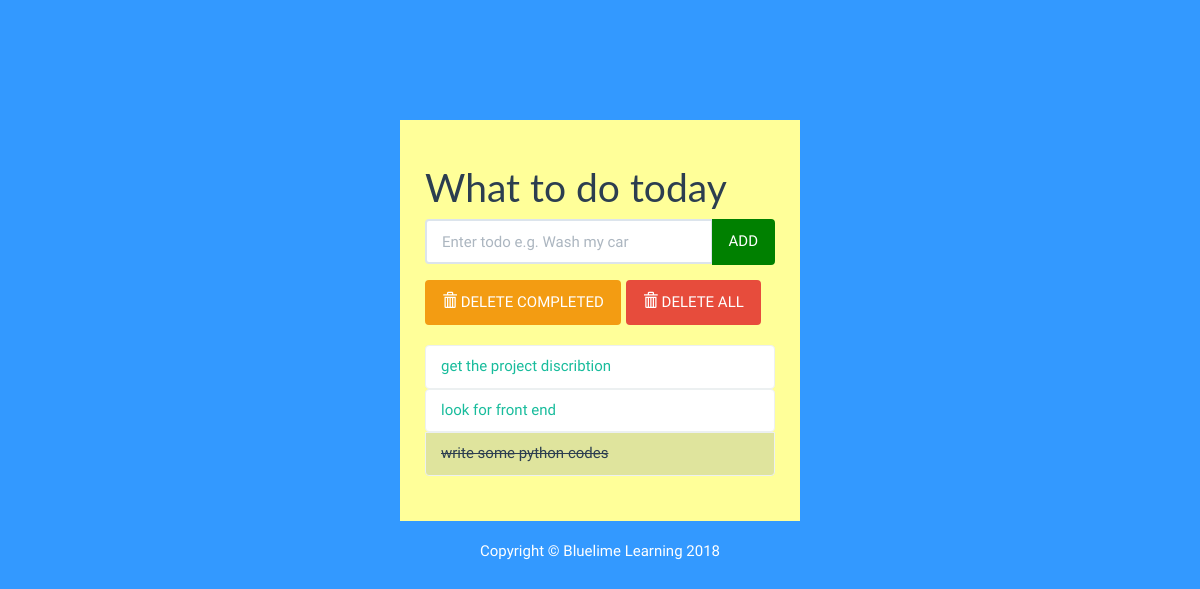
Before: / with the older database file.
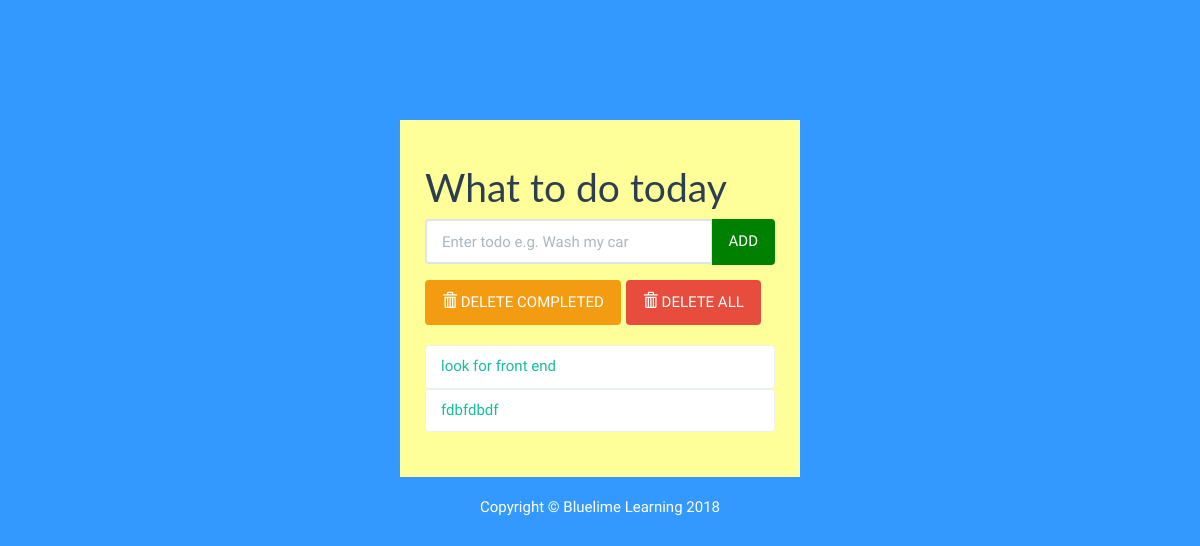
After: the same page with the newer database file.
### todolist/models.py (models this page shows, shortened)
class task(models.Model):
    describtion=models.CharField(max_length=45)
    done=models.BooleanField(default=False)

### todolist/views.py (the view)
# urls.py: 2. Add a URL to urlpatterns:  path('', Home.as_view(), name='home')
def Home(request):
    tasks=task.objects.order_by('id')
    form=TodoForm()
    context={'tasks':tasks,'form':form}
    return render(request,'todolist/index.html',context)

### todolist/forms.py
class TodoForm(forms.Form):
    text=forms.CharField(widget=forms.TextInput(attrs={
          "class" :"form-control", "placeholder":"Enter todo e.g. Wash my car", "aria-label":"Todo",
        "aria-describedby":"add-btn"
    }))

### todolist/templates/todolist/index.html (shortened to what this page needs)
{%load static %}
<!DOCTYPE html>
<html lang="en">
	<head>
		<link rel="stylesheet" href="{%static 'todolist/bs/css/flatly.min.css' %}" />
		<link rel="stylesheet" href="{%static 'todolist//styles.css' %}" />
	</head>
	<body>
		<div class="container-fluid" id="wrapper">
			<div class="row">
				<div class="col-lg-4 col-lg-offset-4" id="content">
					<h1>What to do today </h1>
					<form action="{% url 'addtask'%}" method="POST" role="form">
						<div class="form-group">
							<div class="input-group">
								{{form.text}}
							   <span class="input-group-btn">
								  <button type="submit" class="btn btn-default" id="add-btn">ADD</button>
							  </span>
							</div>
						</div>
					</form>
					<div class="row t10">
						<div class="col-lg-12">
							<div class="btn-toolbar">
								<div class="btn-group">
									<a href="{% url 'deleteCompleted'%}">
									<button  type="button" class="btn btn-warning">
										<i class="glyphicon glyphicon-trash"></i> DELETE COMPLETED
									</button></a>
								</div>
								<div class="btn-group">
									<button onclick="" type="button" class="btn btn-danger">
										<i class="glyphicon glyphicon-trash"></i> DELETE ALL
									</button>
								</div>
							</div>
						</div>
					</div>
					<ul class="list-group t20">
						{% for task in tasks%}
						{%if task.done %}
						<li class="list-group-item todo-completed">{{task.describtion}}</li>
						{%else%}
						<a href="{% url 'finished' task.id%}"><li class="list-group-item">{{task.describtion}}</li></a>
						{%endif %}
						{%endfor%}
					</ul>
				</div>
			</div>
			<footer>
				<div class="row pad">
					<div class="col-lg-12 text-center">
						Copyright &copy; Bluelime Learning 2018
					</div>
				</div>
			</footer>
		</div>
	</body>
</html>

Changed rows visible on the page:
removed task: describtion "get the project discribtion"
removed task: describtion "write some python codes"
added task: describtion "fdbfdbdf"
